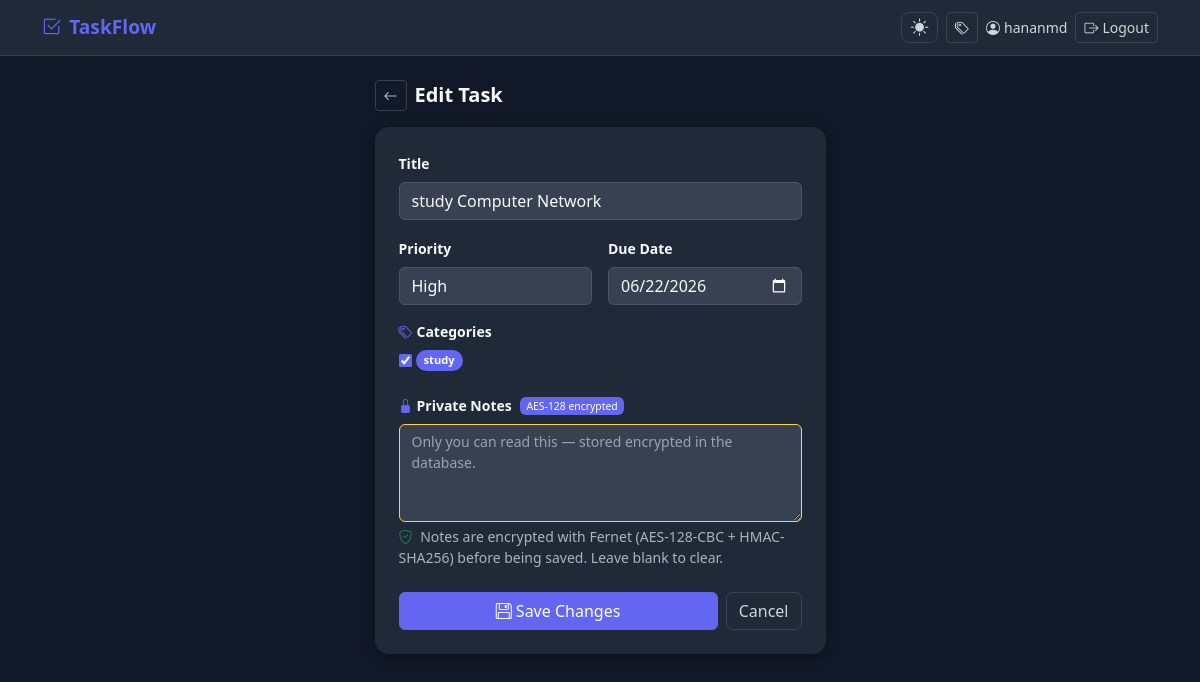
The page /edit/6 (signed in) on the database its author committed.
### tables this page shows
CREATE TABLE users (
                id            INTEGER PRIMARY KEY AUTOINCREMENT,
                username      TEXT    UNIQUE NOT NULL,
                email         TEXT    UNIQUE NOT NULL,
                password_hash TEXT    NOT NULL,
                created_at    DATETIME DEFAULT CURRENT_TIMESTAMP
            , theme TEXT NOT NULL DEFAULT 'light');

CREATE TABLE todos (
                id         INTEGER PRIMARY KEY AUTOINCREMENT,
                user_id    INTEGER NOT NULL,
                title      TEXT    NOT NULL,
                done       INTEGER NOT NULL DEFAULT 0,
                priority   TEXT    NOT NULL DEFAULT 'medium',
                due_date   TEXT,
                notes_enc  TEXT,
                created_at DATETIME DEFAULT CURRENT_TIMESTAMP,
                FOREIGN KEY (user_id) REFERENCES users(id)
            );

CREATE TABLE categories (
                id          INTEGER PRIMARY KEY AUTOINCREMENT,
                user_id     INTEGER NOT NULL,
                name        TEXT    NOT NULL,
                color       TEXT    NOT NULL DEFAULT '#6366f1',
                created_at  DATETIME DEFAULT CURRENT_TIMESTAMP,
                FOREIGN KEY (user_id) REFERENCES users(id),
                UNIQUE(user_id, name)
            );

### app.py (the view, shortened to what this page needs)
@app.route("/edit/<int:todo_id>", methods=["GET", "POST"])
@login_required
def edit(todo_id):
    with get_db() as conn:
        todo = conn.execute(
            "SELECT * FROM todos WHERE id=? AND user_id=?",
            (todo_id, current_user.id),
        ).fetchone()
        categories = conn.execute(
            "SELECT * FROM categories WHERE user_id=? ORDER BY name",
            (current_user.id,),
        ).fetchall()
        todo_cats = conn.execute(
            "SELECT category_id FROM todo_categories WHERE todo_id=?", (todo_id,)
        ).fetchall()
        todo_cat_ids = {row["category_id"] for row in todo_cats}
    if not todo:
        return redirect(url_for("index"))
    notes_dec = decrypt(todo["notes_enc"]) if todo["notes_enc"] else ""
    return render_template("edit.html", todo=todo, notes=notes_dec, categories=categories, todo_cat_ids=todo_cat_ids)

### app.py (called while the page is built)
def get_db():
    conn = sqlite3.connect(DB)
    conn.row_factory = sqlite3.Row
    return conn

@login_manager.user_loader
def load_user(user_id):
    with get_db() as conn:
        row = conn.execute("SELECT * FROM users WHERE id=?", (user_id,)).fetchone()
    return User(row) if row else None

@app.context_processor
def inject_theme():
    if current_user.is_authenticated:
        return dict(user_theme=current_user.theme)
    return dict(user_theme="light")

### templates/edit.html (shortened to what this page needs)
{% extends "base.html" %}
{% block content %}
<div class="row justify-content-center">
  <div class="col-12 col-md-7 col-lg-5">
    <div class="d-flex align-items-center gap-2 mb-3">
      <a href="{{ url_for('index') }}" class="btn btn-sm btn-outline-secondary">
        <i class="bi bi-arrow-left"></i>
      </a>
      <h5 class="mb-0 fw-bold">Edit Task</h5>
    </div>
    <div class="app-card card p-4">
      <form method="POST">
        <div class="mb-3">
          <label class="form-label fw-semibold small">Title</label>
          <input type="text" name="title" class="form-control"
                 value="{{ todo.title }}" required autofocus />
        </div>
        <div class="row g-3 mb-3">
          <div class="col-6">
            <label class="form-label fw-semibold small">Priority</label>
            <select name="priority" class="form-select">
              <option value="high"   {% if todo.priority == 'high'   %}selected{% endif %}>High</option>
            </select>
          </div>
          <div class="col-6">
            <label class="form-label fw-semibold small">Due Date</label>
            <input type="date" name="due_date" class="form-control"
                   value="{{ todo.due_date or '' }}" />
          </div>
        </div>
        <div class="mb-4">
          <label class="form-label fw-semibold small d-flex align-items-center gap-1">
            <i class="bi bi-tags" style="color:var(--brand)"></i>
            Categories
          </label>
          <div class="d-flex flex-wrap gap-2">
            {% for cat in categories %}
            <label class="d-inline-flex align-items-center gap-1 small" style="cursor:pointer">
              <input type="checkbox" name="category_ids" value="{{ cat.id }}"
                     {% if cat.id in todo_cat_ids %}checked{% endif %}
                     style="accent-color:{{ cat.color }}" />
              <span class="cat-badge" style="background:{{ cat.color }}">{{ cat.name }}</span>
            </label>
            {% endfor %}
          </div>
        </div>
        <div class="mb-4">
          <label class="form-label fw-semibold small d-flex align-items-center gap-1">
            <i class="bi bi-lock-fill" style="color:var(--brand)"></i>
            Private Notes
            <span class="badge ms-1 fw-normal" style="background:var(--brand);font-size:.65rem">
              AES-128 encrypted
            </span>
          </label>
          <textarea name="notes" class="form-control notes-input" rows="4"
                    placeholder="Only you can read this — stored encrypted in the database.">{{ notes }}</textarea>
          <div class="form-text">
            <i class="bi bi-shield-check text-success me-1"></i>
            Notes are encrypted with Fernet (AES-128-CBC + HMAC-SHA256) before being saved.
            Leave blank to clear.
          </div>
        </div>
        <div class="d-flex gap-2">
          <button type="submit" class="btn btn-brand flex-grow-1">
            <i class="bi bi-floppy me-1"></i>Save Changes
          </button>
          <a href="{{ url_for('index') }}" class="btn btn-outline-secondary">Cancel</a>
        </div>
      </form>
    </div>
  </div>
</div>
{% endblock %}

### templates/base.html (shortened to what this page needs)
<!DOCTYPE html>
<html lang="en" data-theme="{{ user_theme }}" data-bs-theme="{{ user_theme }}">
<head>
  <link href="https://cdn.jsdelivr.net/npm/bootstrap@5.3.3/dist/css/bootstrap.min.css" rel="stylesheet" />
  <link href="https://cdn.jsdelivr.net/npm/bootstrap-icons@1.11.3/font/bootstrap-icons.min.css" rel="stylesheet" />
</head>
<body>
<nav class="navbar mb-4">
  <div class="container-lg">
    <a class="navbar-brand" href="{{ url_for('index') if current_user.is_authenticated else url_for('login') }}">
      <i class="bi bi-check2-square me-2"></i>TaskFlow
    </a>
    {% if current_user.is_authenticated %}
    <div class="d-flex align-items-center gap-2">
      <button id="themeBtn" class="theme-btn" title="Toggle theme">
        <i class="bi {% if user_theme == 'dark' %}bi-sun-fill{% else %}bi-moon-fill{% endif %}"></i>
      </button>
      <a href="{{ url_for('categories') }}" class="btn btn-sm btn-outline-secondary" title="Manage categories">
        <i class="bi bi-tags"></i>
      </a>
      <span class="text-secondary small d-none d-sm-inline">
        <i class="bi bi-person-circle me-1"></i>{{ current_user.username }}
      </span>
      <a href="{{ url_for('logout') }}" class="btn btn-sm btn-outline-secondary">
        <i class="bi bi-box-arrow-right me-1"></i>Logout
      </a>
    </div>
    {% endif %}
  </div>
</nav>
<div class="container-lg pb-5">
  {% block content %}{% endblock %}
</div>
</body>
</html>

### templates/base.html (style rules this page uses)
:root { --brand: #6366f1; --brand-dark: #4f46e5; --bg-primary: #f0f2f5; --bg-secondary: #ffffff; --bg-tertiary: #f8f9fb; --text-primary: #111827; --text-secondary: #6b7280; --text-muted: #9ca3af; --border-color: #e5e7eb; --shadow: rgba(0,0,0,.07); --stat-bg: #ffffff; --card-bg: #ffffff; --section-overdue-bg: #fee2e2; --section-overdue-text: #991b1b; --section-today-bg: #fef3c7; --section-today-text: #92400e; --section-upcoming-bg: #dbeafe; --section-upcoming-text: #1e40af; --section-nodate-bg: #f3f4f6; --section-nodate-text: #374151; --section-done-bg: #f0fdf4; --section-done-text: #166534; --notes-bg: #fffbeb; --notes-border: #fcd34d; --notes-focus-bg: #fffdf0; --input-bg: #ffffff; --input-border: #d1d5db; --nav-bg: #ffffff; --nav-border: #e5e7eb; }
[data-theme="dark"] { --bg-primary: #111827; --bg-secondary: #1f2937; --bg-tertiary: #374151; --text-primary: #f9fafb; --text-secondary: #d1d5db; --text-muted: #9ca3af; --border-color: #374151; --shadow: rgba(0,0,0,.3); --stat-bg: #1f2937; --card-bg: #1f2937; --section-overdue-bg: #7f1d1d; --section-overdue-text: #fecaca; --section-today-bg: #422006; --section-today-text: #fde68a; --section-upcoming-bg: #1e3a5f; --section-upcoming-text: #93c5fd; --section-nodate-bg: #374151; --section-nodate-text: #d1d5db; --section-done-bg: #14532d; --section-done-text: #86efac; --notes-bg: #374151; --notes-border: #fcd34d; --notes-focus-bg: #422006; --input-bg: #374151; --input-border: #4b5563; --nav-bg: #1f2937; --nav-border: #374151; }
body { background: var(--bg-primary); min-height: 100vh; color: var(--text-primary); transition: background .2s, color .2s; }
.card, .card-body { background: var(--card-bg); color: var(--text-primary); }
.text-muted, .text-secondary { color: var(--text-secondary) !important; }
.navbar { background: var(--nav-bg) !important; border-bottom: 1px solid var(--nav-border); }
.navbar-brand { color: var(--brand) !important; font-weight: 700; font-size: 1.2rem; }
.btn-brand { background: var(--brand); border-color: var(--brand); color: #fff; }
.btn-outline-secondary { color: var(--text-secondary); border-color: var(--border-color); }
.theme-btn { background: none; border: 1px solid var(--border-color); color: var(--text-secondary); cursor: pointer; font-size: 1.1rem; line-height: 1; padding: .35rem .55rem; border-radius: 8px; transition: background .15s; }
.form-control, .form-select { background: var(--input-bg); border-color: var(--input-border); color: var(--text-primary); }
.form-control::placeholder { color: var(--text-muted); }
.app-card { border-radius: 14px; overflow: hidden; box-shadow: 0 2px 14px var(--shadow); border: none; background: var(--card-bg); }
.notes-input { background: var(--notes-bg); border-color: var(--notes-border); font-size: .875rem; color: var(--text-primary); }
.cat-badge { display: inline-block; padding: .15rem .5rem; border-radius: 999px; font-size: .7rem; font-weight: 600; color: #fff; margin-right: .25rem; white-space: nowrap; }

### rows shown on the page
users: username "hananmd"
todos: title "study Computer Network", priority "High", due_date "06/22/2026"
categories: category_ids "☑", name "study"
